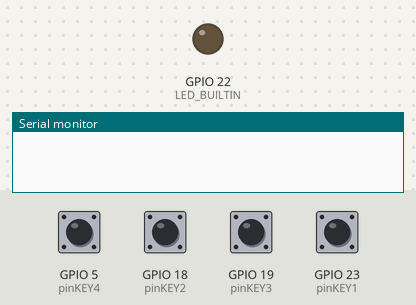
Simulated run of this sketch. Board: ESP32. Shown: output pins drawn as LEDs (lit = HIGH), the last lines printed to the serial monitor. Inputs (shaded band) come from the test bench; at power-on: GPIO 5 (pinKEY4), GPIO 18 (pinKEY2), GPIO 19 (pinKEY3), GPIO 23 (pinKEY1) HIGH.

Above: at 1.2 s.
1.3 s: GPIO 5 (pinKEY4) pulled LOW for 0.15 s
At 2.8 s:
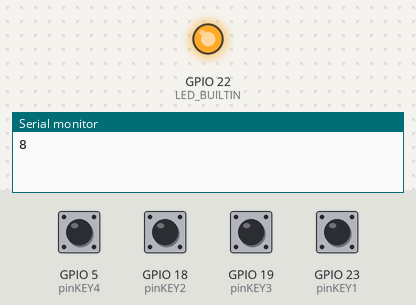
3.1 s: GPIO 5 (pinKEY4) pulled LOW for 1 s
At 5.4 s:
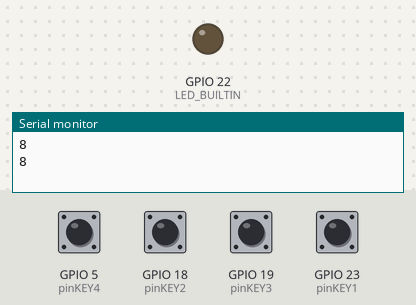
5.7 s: GPIO 18 (pinKEY2) pulled LOW for 0.15 s
At 7.2 s:
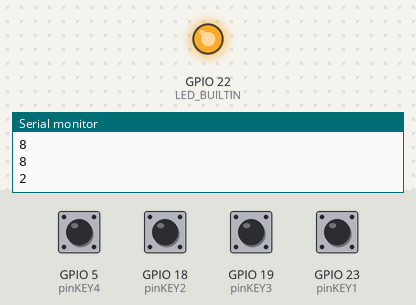
Timing chart, 0 to 8.7 s (numbered marks = the images above; inputs shaded):
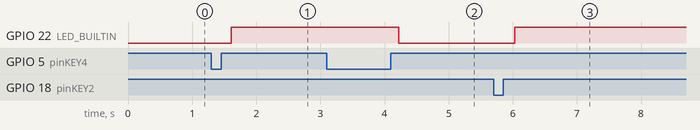

The sketch:

Buttons4ISR.ino
```cpp
struct Button {
  const uint8_t PIN;
  uint32_t numberKeyPresses;
  bool pressed;
};

unsigned long millisBUTTON = millis();
unsigned long plusBUTTON   = 0;

#define LED_BUILTIN   22
#define pinKEY1    23
#define pinKEY2    18
#define pinKEY3    19
#define pinKEY4    5

Button button1 = {pinKEY1, 0, false};
Button button2 = {pinKEY2, 0, false};
Button button3 = {pinKEY3, 0, false};
Button button4 = {pinKEY4, 0, false};

void IRAM_ATTR isr1() {button1.numberKeyPresses += 1;button1.pressed = true;}
void IRAM_ATTR isr2() {button2.numberKeyPresses += 1;button2.pressed = true;}
void IRAM_ATTR isr3() {button3.numberKeyPresses += 1;button3.pressed = true;}
void IRAM_ATTR isr4() {button4.numberKeyPresses += 1;button4.pressed = true;}

void setup() {
  Serial.begin(115200);
  pinMode(LED_BUILTIN, OUTPUT);
  pinMode(button1.PIN, INPUT_PULLUP);
  pinMode(button2.PIN, INPUT_PULLUP);
  pinMode(button3.PIN, INPUT_PULLUP);
  pinMode(button4.PIN, INPUT_PULLUP);
      //LOW, HIGH, CHANGE, FALLING, RISING
  attachInterrupt(button1.PIN, isr1, RISING);
  attachInterrupt(button2.PIN, isr2, RISING);
  attachInterrupt(button3.PIN, isr3, RISING);
  attachInterrupt(button4.PIN, isr4, RISING);
}

void loop_BUTTONS() {
  byte bitState = 0;
  if (button1.pressed) {bitSet(bitState, 0); button1.pressed = false;}
  if (button2.pressed) {bitSet(bitState, 1); button2.pressed = false;}
  if (button3.pressed) {bitSet(bitState, 2); button3.pressed = false;}
  if (button4.pressed) {bitSet(bitState, 3); button4.pressed = false;}

  if (bitState != 0) {
     digitalWrite(LED_BUILTIN, !digitalRead(LED_BUILTIN));
    Serial.println(bitState);
    plusBUTTON = 500;
    if (bitState == 1) {}
    if (bitState == 2) {}
    if (bitState == 4) {}
    if (bitState == 8) {}
    if (bitState == 10) {}

  }
}

void loop() {

    //audio_loop();

    if (millis() - millisBUTTON > 200 + plusBUTTON) {
      loop_BUTTONS();
      millisBUTTON = millis();
      plusBUTTON = 0;
    }

}
```

Measured:
- after the input at 1.3 s, GPIO 22 (LED_BUILTIN): LOW → HIGH after 0.31 s
- after the input at 3.1 s, GPIO 22 (LED_BUILTIN): HIGH → LOW after 1.1 s
- after the input at 5.7 s, GPIO 22 (LED_BUILTIN): LOW → HIGH after 0.33 s
